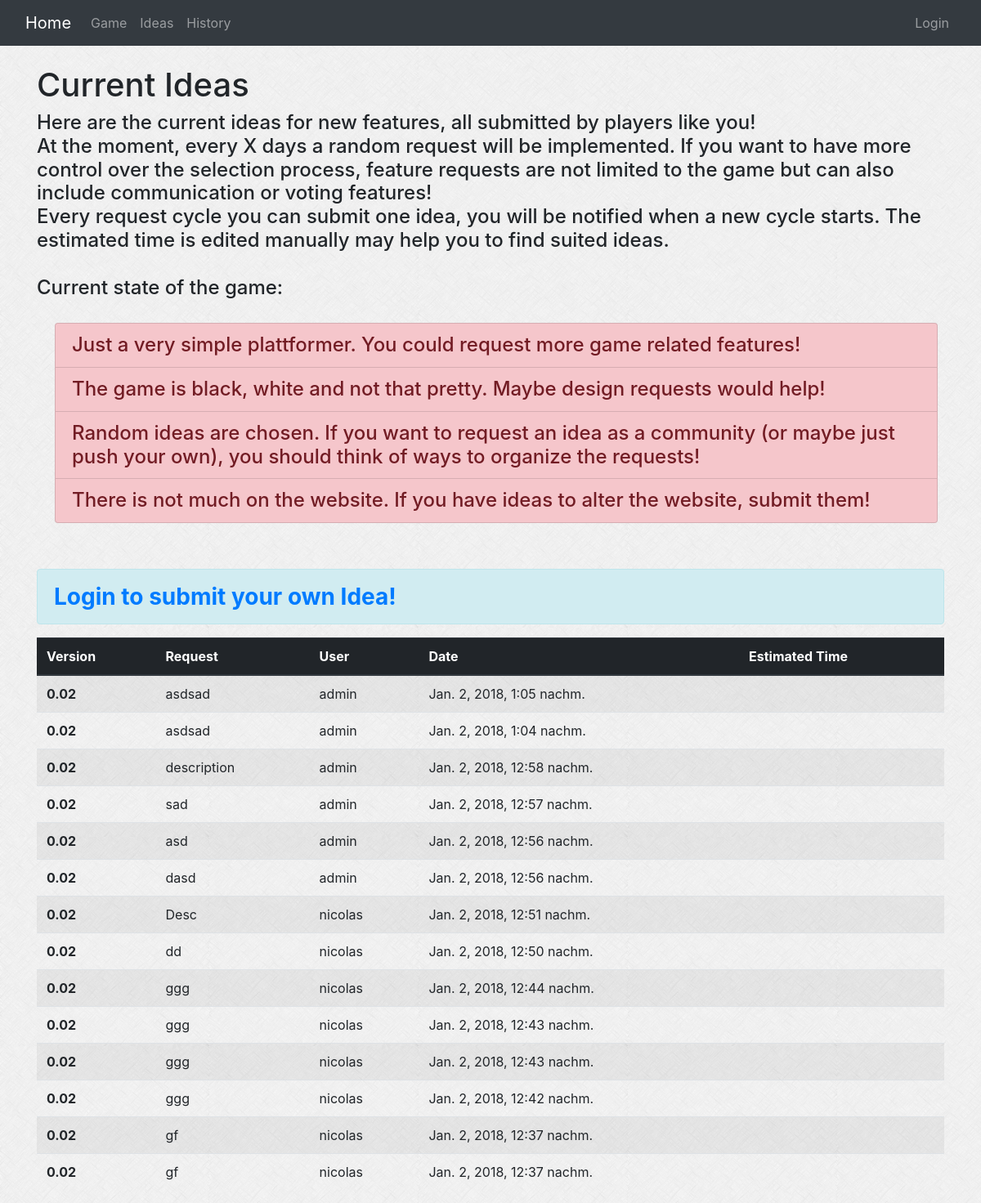
The page /website/ideas on the database as committed earlier.
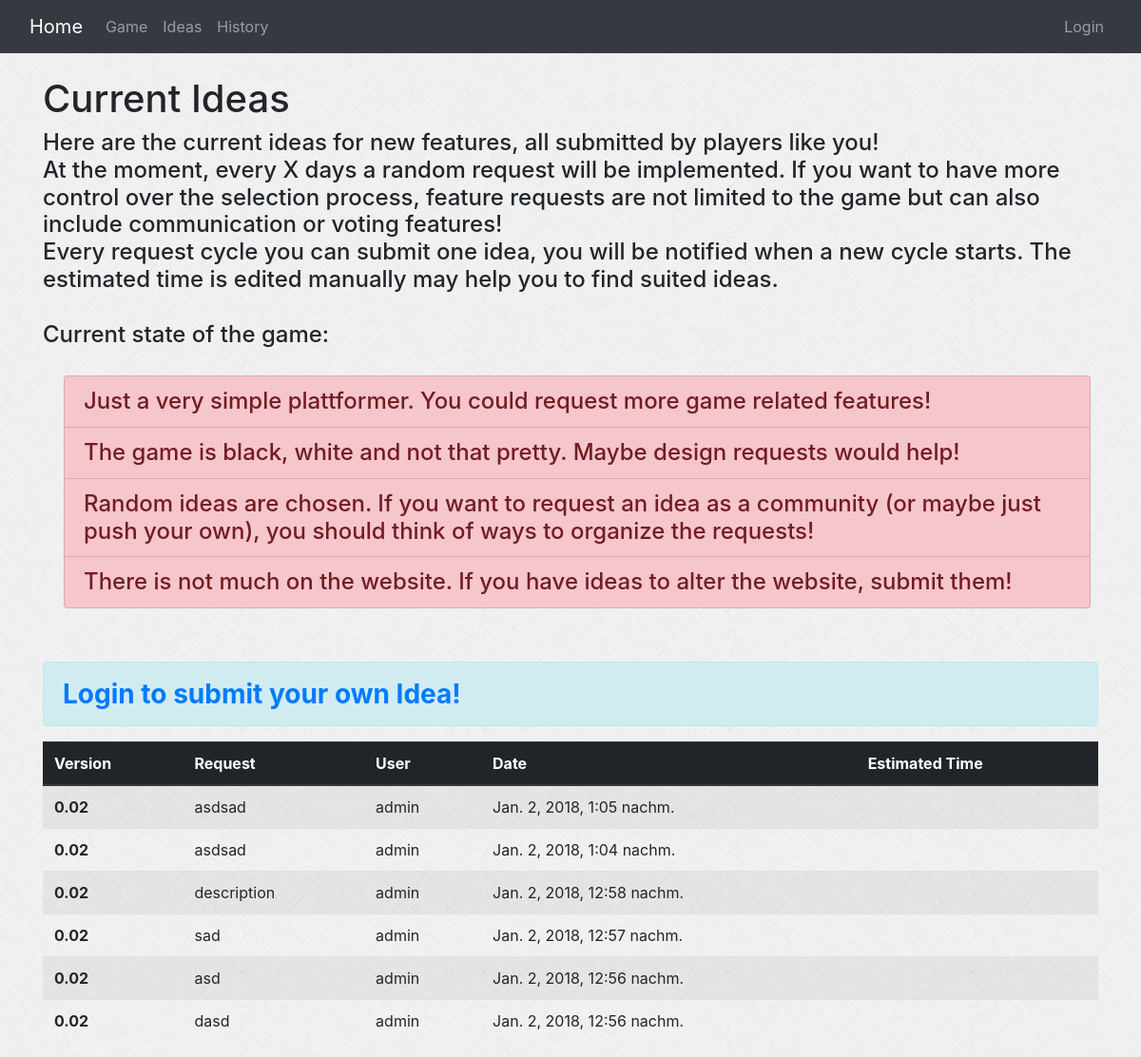
The same page on the database as committed later.
### website/models.py (models this page shows, shortened)
class Idea(models.Model):
    user = models.ForeignKey(User, on_delete=models.CASCADE)
    version = models.ForeignKey(Version, on_delete=models.CASCADE, null=True)
    request_text = models.CharField(max_length=40)
    description = models.CharField(max_length=500)
    pub_date = models.DateTimeField('date published', default=datetime.now)
    estimated_time = models.CharField(max_length=50, null=True, default='')
    upvotes = models.IntegerField(default=0)
    downvotes = models.IntegerField(default=0)

class Version(models.Model):
    label = models.CharField(max_length=20,unique=True)
    change = models.CharField(max_length=200)
    pub_date = models.DateTimeField('date published', default=datetime.now)
    submitter = models.ForeignKey(Player, on_delete=models.DO_NOTHING, null=True)

### website/views.py (the view)
# urls.py: path('ideas', views.IdeasView.as_view(), name='ideas'),
class IdeasView(generic.ListView):
    template_name = 'website/ideas.html'
    model = Idea
    context_object_name = 'idea_list'
    def get_queryset(self):
        ver = Version.objects.all().order_by('-pub_date')[0]
        return Idea.objects.filter(version=ver).order_by('-pub_date')

### website/templates/website/ideas.html (shortened to what this page needs)
{% extends "website/../base.html" %}
{% load static %}
{% block body %}
<div class="container" >
    <h1> Current Ideas  </h1>
    <h4>
        Here are the current ideas for new features, all submitted by players like you! <br>
        At the moment, every X days a random request will be implemented. If you want to have more control
        over the selection process, feature requests are not limited to the game but can also include
        communication or voting features! <br>
        Every request cycle you can submit one idea, you will be notified when a new cycle starts.
        The estimated time is edited manually may help you to find suited ideas. <br><br>
        Current state of the game:<br><br>
        <div class="container" style = "margin-left: 7px">
            <ul class="list-group">
                <li class="list-group-item list-group-item-danger">
                    Just a very simple plattformer. You could request more game related features!
                </li>
                <li class="list-group-item list-group-item-danger">
                    The game is black, white and not that pretty. Maybe design requests would help!
                </li>
                <li class="list-group-item list-group-item-danger">
                    Random ideas are chosen. If you want to request an idea as a community (or maybe just push your own),
                     you should think of ways to organize the requests!
                </li>
                <li class="list-group-item list-group-item-danger">
                    There is not much on the website. If you have ideas to alter the website, submit them!
                </li>
            </ul>
        </div>
    </h4> <br> <br>
    <div class="alert alert-info">
        <strong>
            {% if user.is_authenticated %}
                 <a style="font-size: 28px" style="margin-left: 90px" href="{% url 'website:idea_new'%}"> Submit your own Idea! </a>
            {% else %}
                 <a style="font-size: 28px" style="margin-top: 45px" href="{% url 'login'%}?next={{request.path}}">Login to submit your own Idea!</a>
            {% endif %}
        </strong>
    </div>
</div>
{% if idea_list %}
<div class="container">
  <table class="table table-striped table-hover">
    <thead class= "thead-dark">
      <tr>
        <th scope="col">Version</th>
        <th scope="col">Request</th>
        <th scope="col">User</th>
        <th scope="col">Date</th>
        <th scope="col">Estimated Time</th>
      </tr>
    </thead>
    <tbody>
    {% for idea in idea_list %}
      <tr>
        <th>{{ idea.version.label }}</th>
        <td>{{ idea.description }}</td>
        <td>{{ idea.user.username}}</td>
        <td>{{ idea.pub_date}}</td>
        <td>{{ idea.estimated_time}}</td>
      </tr>
    {% endfor %}
    </tbody>
  </table>
</div>
{% endif %}
{% endblock %}

### website/templates/base.html (shortened to what this page needs)
<html ng-app="Crowdjump">
<head>
    {% load static %}
    {% load base_extras %}
    <link rel="stylesheet" type="text/css" href="{% static 'website/css/style.css' %}" />
    <link href="https://maxcdn.bootstrapcdn.com/font-awesome/4.7.0/css/font-awesome.min.css" rel="stylesheet">
    <link rel="stylesheet" href="https://maxcdn.bootstrapcdn.com/bootstrap/4.0.0-beta.2/css/bootstrap.min.css">
</head>
<nav class="navbar navbar-expand-md bg-dark navbar-dark">
    <div class="container-fluid">
      <a class="navbar-brand" href="{% url 'website:index'%}">Home</a></a>
        <div class="collapse navbar-collapse" id="collapsibleNavbar">
            <ul class="navbar-nav mr-auto">
                <li class="nav-item">
                    <a class="nav-link" ui-sref="game">Game</a>
                </li>
                <li class="nav-item">
                    <a class="nav-link" ui-sref="ideas">Ideas</a>
                </li>
                <li class="nav-item">
                    <a class="nav-link" ui-ref="history">History</a>
                </li>
            </ul>
            <ul class="navbar-nav ml-auto">
                {% if user.is_authenticated %}
                    <li class="nav-item">
                        <a class="nav-link" style="color: red" href="{% url 'index'%}">{{ user.get_username }} </a>
                    </li>
                    <li class="nav-item">
                        <a class="nav-link" href="{% url 'logout'%}?next={{request.path}}">
                        <span class="fa fa-sign-out" aria-hidden="true"></span>&nbsp; Logout </a>
                    </li>
                {% else %}
                    <li class="">
                        <a class="nav-link" href="{% url 'login'%}?next={{request.path}}">
                        &nbsp; Login </a>
                    </li>
                {% endif %}
            </ul>
        </div>
    </div>
</nav><br>
<body ng-app="Crowdjump">
{% block body %}
{% endblock %}
</body>
</html>

### website/static/website/css/style.css (style rules this page uses)
li a { color: green; }
body { background: white url("../images/background.png"); }
.navbar { border-radius: 0; }

Rows that differ between the two databases and show on the page:
removed Idea: version.label "0.02", description "Desc", user.username "nicolas", pub_date "Jan. 2, 2018, 12:51 nachm."
removed Idea: version.label "0.02", description "dd", user.username "nicolas", pub_date "Jan. 2, 2018, 12:50 nachm."
removed Idea: version.label "0.02", description "ggg", user.username "nicolas", pub_date "Jan. 2, 2018, 12:44 nachm."
removed Idea: version.label "0.02", description "ggg", user.username "nicolas", pub_date "Jan. 2, 2018, 12:43 nachm."
removed Idea: version.label "0.02", description "ggg", user.username "nicolas", pub_date "Jan. 2, 2018, 12:43 nachm."
removed Idea: version.label "0.02", description "ggg", user.username "nicolas", pub_date "Jan. 2, 2018, 12:42 nachm."
removed Idea: version.label "0.02", description "gf", user.username "nicolas", pub_date "Jan. 2, 2018, 12:37 nachm."
removed Idea: version.label "0.02", description "gf", user.username "nicolas", pub_date "Jan. 2, 2018, 12:37 nachm."
